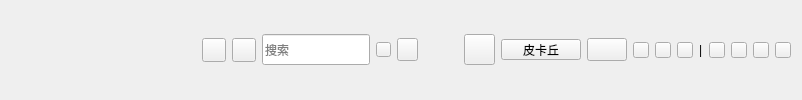
     <widget class="QWidget" name="title_Widget" native="true">
      <layout class="QHBoxLayout" name="horizontalLayout_5">
       <item>
        <layout class="QHBoxLayout" name="horizontalLayout_4">
         <item>
          <widget class="QLabel" name="label_title_logo">
           <property name="sizePolicy">
            <sizepolicy hsizetype="Minimum" vsizetype="Minimum">
             <horstretch>0</horstretch>
             <verstretch>0</verstretch>
            </sizepolicy>
           </property>
           <property name="minimumSize">
            <size>
             <width>145</width>
             <height>40</height>
            </size>
           </property>
           <property name="maximumSize">
            <size>
             <width>145</width>
             <height>40</height>
            </size>
           </property>
           <property name="text">
            <string/>
           </property>
          </widget>
         </item>
         <item>
          <spacer name="horizontalSpacer_3">
           <property name="orientation">
            <enum>Qt::Horizontal</enum>
           </property>
           <property name="sizeHint" stdset="0">
            <size>
             <width>40</width>
             <height>20</height>
            </size>
           </property>
          </spacer>
         </item>
         <item>
          <widget class="QPushButton" name="pushButton_title_left">
           <property name="sizePolicy">
            <sizepolicy hsizetype="Maximum" vsizetype="Maximum">
             <horstretch>0</horstretch>
             <verstretch>0</verstretch>
            </sizepolicy>
           </property>
           <property name="maximumSize">
            <size>
             <width>24</width>
             <height>24</height>
            </size>
           </property>
           <property name="styleSheet">
            <string notr="true"/>
           </property>
           <property name="text">
            <string/>
           </property>
          </widget>
         </item>
         <item>
          <widget class="QPushButton" name="pushButton_title_right">
           <property name="sizePolicy">
            <sizepolicy hsizetype="Maximum" vsizetype="Maximum">
             <horstretch>0</horstretch>
             <verstretch>0</verstretch>
            </sizepolicy>
           </property>
           <property name="maximumSize">
            <size>
             <width>24</width>
             <height>24</height>
            </size>
           </property>
           <property name="text">
            <string/>
           </property>
          </widget>
         </item>
         <item>
          <widget class="QLineEdit" name="line_Search">
           <property name="sizePolicy">
            <sizepolicy hsizetype="Expanding" vsizetype="Maximum">
             <horstretch>0</horstretch>
             <verstretch>0</verstretch>
            </sizepolicy>
           </property>
           <property name="maximumSize">
            <size>
             <width>16777215</width>
             <height>31</height>
            </size>
           </property>
           <property name="placeholderText">
            <string>搜索</string>
           </property>
          </widget>
         </item>
         <item>
          <widget class="QPushButton" name="pushButton_search">
           <property name="sizePolicy">
            <sizepolicy hsizetype="Maximum" vsizetype="Maximum">
             <horstretch>0</horstretch>
             <verstretch>0</verstretch>
            </sizepolicy>
           </property>
           <property name="maximumSize">
            <size>
             <width>15</width>
             <height>15</height>
            </size>
           </property>
           <property name="text">
            <string/>
           </property>
          </widget>
         </item>
         <item>
          <widget class="QPushButton" name="pushButton_title_listen">
           <property name="sizePolicy">
            <sizepolicy hsizetype="Maximum" vsizetype="Maximum">
             <horstretch>0</horstretch>
             <verstretch>0</verstretch>
            </sizepolicy>
           </property>
           <property name="maximumSize">
            <size>
             <width>21</width>
             <height>23</height>
            </size>
           </property>
           <property name="text">
            <string/>
           </property>
          </widget>
         </item>
        </layout>
       </item>
       <item>
        <spacer name="horizontalSpacer_2">
         <property name="orientation">
          <enum>Qt::Horizontal</enum>
         </property>
         <property name="sizeHint" stdset="0">
          <size>
           <width>40</width>
           <height>20</height>
          </size>
         </property>
        </spacer>
       </item>
       <item>
        <layout class="QHBoxLayout" name="horizontalLayout_3">
         <item>
          <widget class="QPushButton" name="pushButton_people">
           <property name="sizePolicy">
            <sizepolicy hsizetype="Maximum" vsizetype="Maximum">
             <horstretch>0</horstretch>
             <verstretch>0</verstretch>
            </sizepolicy>
           </property>
           <property name="maximumSize">
            <size>
             <width>31</width>
             <height>31</height>
            </size>
           </property>
           <property name="text">
            <string/>
           </property>
          </widget>
         </item>
         <item>
          <widget class="QPushButton" name="pushButton_name">
           <property name="sizePolicy">
            <sizepolicy hsizetype="Maximum" vsizetype="Maximum">
             <horstretch>0</horstretch>
             <verstretch>0</verstretch>
            </sizepolicy>
           </property>
           <property name="maximumSize">
            <size>
             <width>91</width>
             <height>21</height>
            </size>
           </property>
           <property name="text">
            <string>皮卡丘</string>
           </property>
           <property name="autoDefault">
            <bool>false</bool>
           </property>
           <property name="default">
            <bool>false</bool>
           </property>
           <property name="flat">
            <bool>false</bool>
           </property>
          </widget>
         </item>
         <item>
          <widget class="QPushButton" name="pushButton_vip">
           <property name="sizePolicy">
            <sizepolicy hsizetype="Maximum" vsizetype="Maximum">
             <horstretch>0</horstretch>
             <verstretch>0</verstretch>
            </sizepolicy>
           </property>
           <property name="maximumSize">
            <size>
             <width>51</width>
             <height>23</height>
            </size>
           </property>
           <property name="text">
            <string/>
           </property>
          </widget>
         </item>
        </layout>
       </item>
       <item>
        <layout class="QHBoxLayout" name="horizontalLayout_2">
         <item>
          <widget class="QPushButton" name="pushButton_cloth">
           <property name="sizePolicy">
            <sizepolicy hsizetype="Maximum" vsizetype="Maximum">
             <horstretch>0</horstretch>
             <verstretch>0</verstretch>
            </sizepolicy>
           </property>
           <property name="maximumSize">
            <size>
             <width>16</width>
             <height>16</height>
            </size>
           </property>
           <property name="text">
            <string/>
           </property>
          </widget>
         </item>
         <item>
          <widget class="QPushButton" name="pushButton_set">
           <property name="sizePolicy">
            <sizepolicy hsizetype="Maximum" vsizetype="Maximum">
             <horstretch>0</horstretch>
             <verstretch>0</verstretch>
            </sizepolicy>
           </property>
           <property name="maximumSize">
            <size>
             <width>16</width>
             <height>16</height>
            </size>
           </property>
           <property name="text">
            <string/>
           </property>
          </widget>
         </item>
         <item>
          <widget class="QPushButton" name="pushButton_message">
           <property name="sizePolicy">
            <sizepolicy hsizetype="Maximum" vsizetype="Maximum">
             <horstretch>0</horstretch>
             <verstretch>0</verstretch>
            </sizepolicy>
           </property>
           <property name="maximumSize">
            <size>
             <width>16</width>
             <height>16</height>
            </size>
           </property>
           <property name="text">
            <string/>
           </property>
          </widget>
         </item>
         <item>
          <widget class="QLabel" name="label_shuxian">
           <property name="sizePolicy">
            <sizepolicy hsizetype="Maximum" vsizetype="Maximum">
             <horstretch>0</horstretch>
             <verstretch>0</verstretch>
            </sizepolicy>
           </property>
           <property name="maximumSize">
            <size>
             <width>16</width>
             <height>16</height>
            </size>
           </property>
           <property name="styleSheet">
            <string notr="true"/>
           </property>
           <property name="text">
            <string>|</string>
           </property>
          </widget>
         </item>
         <item>
          <widget class="QPushButton" name="pushButton_mini">
           <property name="sizePolicy">
            <sizepolicy hsizetype="Maximum" vsizetype="Maximum">
             <horstretch>0</horstretch>
             <verstretch>0</verstretch>
            </sizepolicy>
           </property>
           <property name="maximumSize">
            <size>
             <width>16</width>
             <height>16</height>
            </size>
           </property>
           <property name="text">
            <string/>
           </property>
          </widget>
         </item>
         <item>
          <widget class="QPushButton" name="pushButton_min">
           <property name="sizePolicy">
            <sizepolicy hsizetype="Maximum" vsizetype="Maximum">
             <horstretch>0</horstretch>
             <verstretch>0</verstretch>
            </sizepolicy>
           </property>
           <property name="maximumSize">
            <size>
             <width>16</width>
             <height>16</height>
            </size>
           </property>
           <property name="text">
            <string/>
           </property>
          </widget>
         </item>
         <item>
          <widget class="QPushButton" name="pushButton_max">
           <property name="sizePolicy">
            <sizepolicy hsizetype="Maximum" vsizetype="Maximum">
             <horstretch>0</horstretch>
             <verstretch>0</verstretch>
            </sizepolicy>
           </property>
           <property name="maximumSize">
            <size>
             <width>16</width>
             <height>16</height>
            </size>
           </property>
           <property name="text">
            <string/>
           </property>
          </widget>
         </item>
         <item>
          <widget class="QPushButton" name="pushButton_close">
           <property name="sizePolicy">
            <sizepolicy hsizetype="Maximum" vsizetype="Maximum">
             <horstretch>0</horstretch>
             <verstretch>0</verstretch>
            </sizepolicy>
           </property>
           <property name="maximumSize">
            <size>
             <width>16</width>
             <height>16</height>
            </size>
           </property>
           <property name="text">
            <string/>
           </property>
          </widget>
         </item>
        </layout>
       </item>
      </layout>
     </widget>
